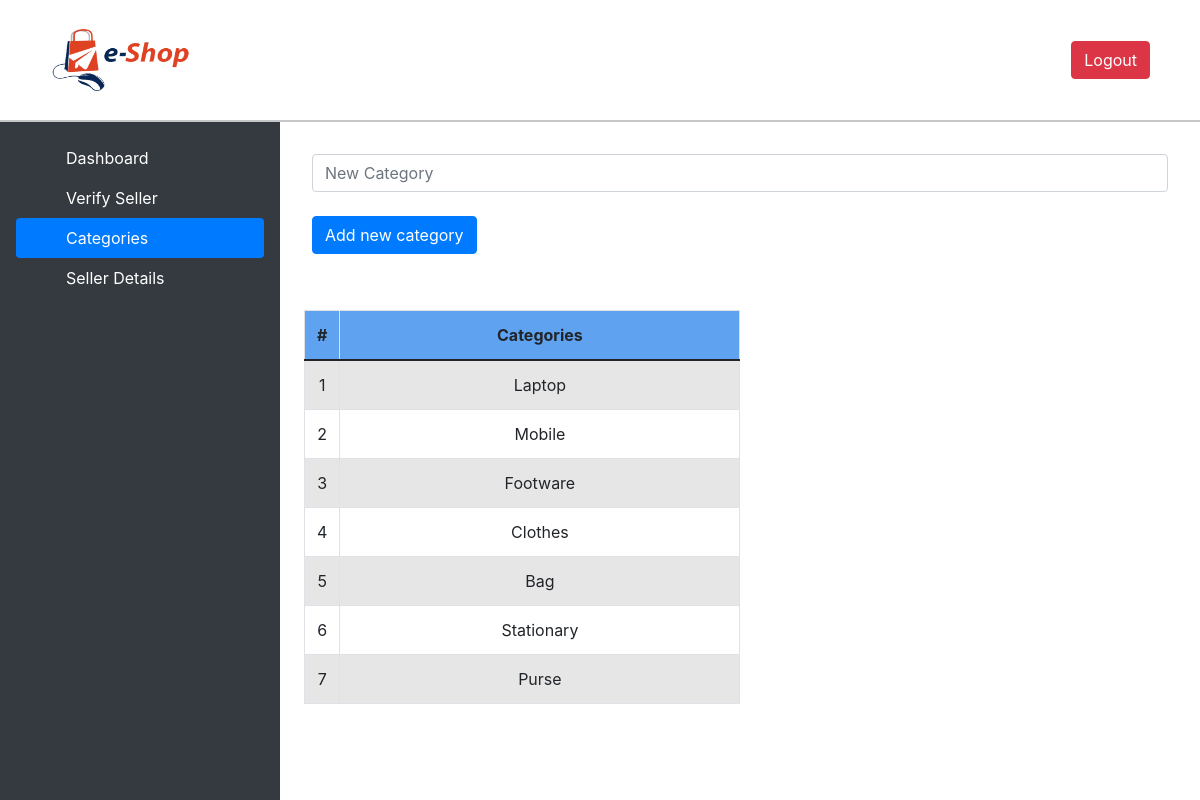
The app's page /admin/categories.php with its own data.
### tables this page shows
CREATE TABLE `category` (
  `category_id` int(11) NOT NULL,
  `category_name` varchar(50) NOT NULL
);

### admin/categories.php (the view, shortened to what this page needs)
<!doctype html>
<html lang="en">
<head>
    <?php include('utilities/header.php') ?>
    <link rel="stylesheet" href="css/style.css">
</head>
<body>
    <?php include('utilities/navbar.php') ?>
    <main class="d-flex">
        <?php include('utilities/side-navbar.php') ?>
        <div class="p-4 main-body">
            <form action="./action/add-category.php" method="POST" class="p-2 mb-5">
                <div class="form-group mb-4">
                    <input type="text" class="form-control" name="category" id="category" placeholder="New Category">
                </div>
                <button type="submit" id="add-new-category-btn" name="add-new-category-btn" class="btn btn-primary">Add new category</button>
            </form>
            <table class="table table-bordered text-center table-responsive table-striped" style="border: none">
                <thead>
                    <tr style="background-color: rgb(95, 162, 240);">
                        <th>#</th>
                        <th style="width:400px;">Categories</th>
                    </tr>
                </thead>
                <tbody>
                    <?php
                    include('../configuration/config.php');
                    $sql = "SELECT * FROM category";
                    $stmt = $conn->prepare($sql);
                    $stmt->execute();
                    $result = $stmt->get_result();
                    if ($result->num_rows > 0) {
                        $counter = 1;
                        while ($row = $result->fetch_assoc()) {
                            echo '<tr>
									<td>' . $counter . '</td>
									<td>' . $row['category_name'] . '</td>
                                </tr>';
                            $counter++;
                        }
                    }
                    ?>
                </tbody>
            </table>
        </div>
    </main>
</body>
</html>

### admin/css/style.css (style rules this page uses)
body { min-height: 100%; }
:root { --table-heading: rgb(95, 162, 240); --heading: rgb(67, 144, 233); }
.main-body { height: 85vh; overflow: auto; width: 100%; padding: 10px; }

### admin/categories.php (style rules this page uses)
th, td { vertical-align: middle; }

### records on screen
category: category_name "Laptop"
category: category_name "Mobile"
category: category_name "Footware"
category: category_name "Clothes"
category: category_name "Bag"
category: category_name "Stationary"
category: category_name "Purse"
